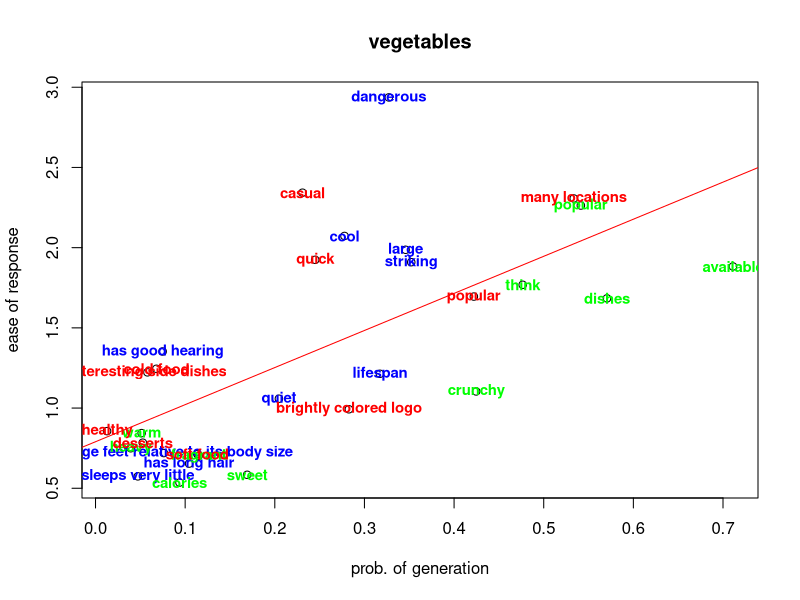

Reproduce this figure in R.
genCorr = abs(c(0.3458998251843229, 0.2777483689929533, 0.3521983036172046, 0.3271850392200191, 0.317285976201681, 0.07622946411113914, -0.20459332100398267, 0.07487908633416952, 0.10441947183906619, -0.04724035442610212, 0.5705715245609457, 0.5414066993921484, 0.7111093760951049, 0.4246094506168629, 0.47655677204291835, -0.05142553559714049, 0.03928128161072006, -0.09369407427843358, -0.11504084613286147, 0.16918140757029312, 0.05797794277449986, 0.11357816033282128, -0.0679028961223725, 0.052718285665607136, -0.012857634523901745, 0.4220453392935601, 0.5335387989116023, 0.23089662426660587, 0.24504742209076236, 0.2826773815547698))
combined = c(1.9867284996822925, 2.0729161108743117, 1.9092906289027687, 2.9366090364809323, 1.213744129581771, 0.7194530691208522, 1.0581686705305398, 1.35268608171713, 0.6537736038755312, 0.5741224719656765, 1.6838110999322993, 2.2625079823661824, 1.8826960638739754, 1.1035458215019527, 1.7685460700009088, 0.8437819942275065, 0.7493571504025612, 0.535350553229499, 0.7025648511651744, 0.5839945901151662, 1.2226002605889164, 0.7134663532212875, 1.244913019848883, 0.7841424838909161, 0.8561252768548857, 1.6949834391066232, 2.306599381186884, 2.342543193968948, 1.924250778138444, 0.9922838646385286)
labelNames = c("large", "cool", "striking", "dangerous", "lifespan", "has large feet relative to its body size", "quiet", "has good hearing", "has long hair", "sleeps very little", "dishes", "popular", "available", "crunchy", "think", "warm", "heavy", "calories", "fragrant", "sweet", "interesting side dishes", "soft food", "cold food", "desserts", "healthy", "popular", "many locations", "casual", "quick", "brightly colored logo")
colors = c("blue", "blue", "blue", "blue", "blue", "blue", "blue", "blue", "blue", "blue", "green", "green", "green", "green", "green", "green", "green", "green", "green", "green", "red", "red", "red", "red", "red", "red", "red", "red", "red", "red")
plot(genCorr, combined, main = "vegetables",
     xlab = "prob. of generation", ylab = "ease of response")
text(genCorr, combined, labels=labelNames, cex=0.9, col=colors, font=2)
abline(lm(combined~genCorr), col="red") # regression line (y~x)
